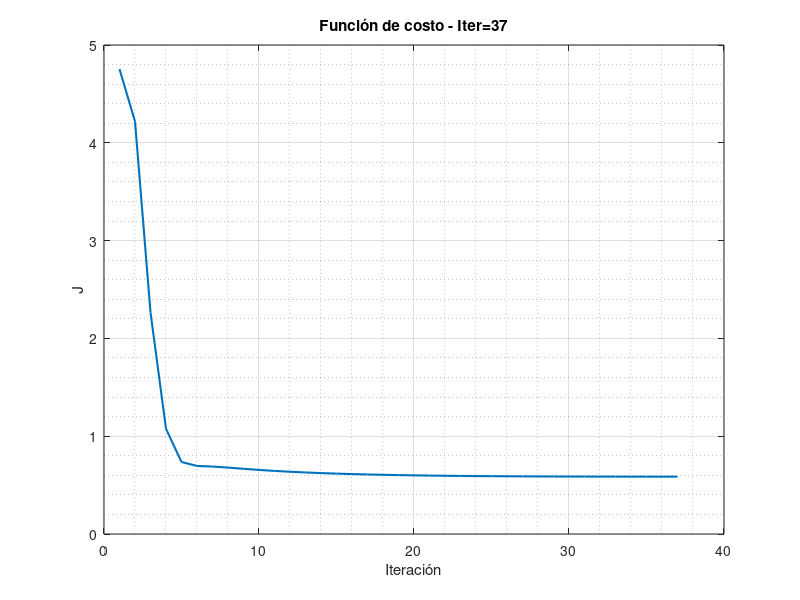
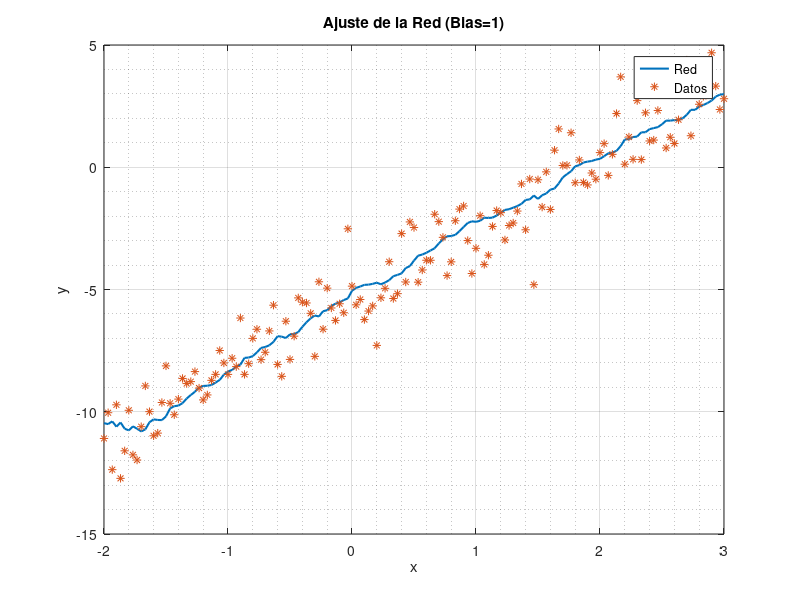

The MATLAB script that drew these images, in order:
%************************************************************************
% Entrenamiento de RNs por metodo patron
%************************************************************************

clc
clear
close all

%************************************************************************
% Generación de data set
%************************************************************************

%*********************Parámetros reales**********************************
a = 3;
b = -5.5;

%*********************Nivel de Ruido**************************************
noise_A = 1;

%*********************Datos base*****************************************
limInf = -2;
limSup = 3;
fs = 30;

x = (limInf:1/fs:limSup)';
nx = length(x);

y_real = a*x + b + noise_A*randn(nx,1); % Data con ruido

%************************************************************************
% Configuracion de Red Neuronal
%************************************************************************

ne = 1;     % Número de entradas
nm = 20;    % Número de neuronas intermedias
ns = 1;     % Número de salidas

eta = 0.01;         % Razon de aprendizaje
errorporc = 0.0075; % Criterio de convergencia (%)
Jold = inf;         % Inicialización de costo

%********************* Activar Bias *************************************
neuronaBias = 1;

if neuronaBias == 1
    x = [x ones(nx,1)];
end

ne = size(x,2);     % Ajuste automático de entradas

%********************* Inicialización ***********************************
v = 0.05*randn(ne,nm);
w = 0.05*randn(nm,ns);

% Prealocación
y = zeros(nx,ns);
err_vec = zeros(nx,ns);
J = zeros(50000,1);

%************************************************************************
% Algoritmo de entrenamiento - Metodo Patron (SGD)
%************************************************************************

for iter = 1:50000
    
    err_vec = zeros(nx,ns);   % Reiniciar error por iteración
    
    for k = 1:nx
        
        in = x(k,:)';
        
        %-------------------- Forward --------------------
        m = v' * in;
        n = 1.0 ./ (1 + exp(-m));     % Activación
        out = w' * n;
        
        y(k,:) = out';
        
        %-------------------- Error ----------------------
        er = out - y_real(k,:)';
        err_vec(k,:) = er';
        
        %-------------------- Backprop -------------------
        dndm = n .* (1 - n);
        
        % Gradientes
        dJdw = n * er';                     
        dJdv = in * ((w * er) .* dndm)';
        
        % Update (patrón)
        w = w - eta * dJdw;
        v = v - eta * dJdv;
        
    end
    
    %-------------------- Costo --------------------------
    JJ = 0.5 * sum(sum(err_vec.^2)) / nx;
    
    %-------------------- Convergencia -------------------
    dJpor = abs((JJ - Jold) / JJ) * 100;
    J(iter) = JJ;
    Jold = JJ;
    
    if dJpor < errorporc
        break;
    end    
    
end

% Recorte de vector J
J = J(1:iter);

%************************************************************************
% Gráficas
%************************************************************************

figure(1)
plot(J,'LineWidth',1.5)
grid on
grid minor
title(sprintf('Función de costo - Iter=%d',iter))
xlabel('Iteración')
ylabel('J')

figure(2)
x_plot = x(:,1);

plot(x_plot, y, 'LineWidth',1.5)
hold on
plot(x_plot, y_real, '*')
legend('Red','Datos','Location','best')
grid on
grid minor
title(sprintf('Ajuste de la Red (Bias=%d)',neuronaBias))
xlabel('x')
ylabel('y')
